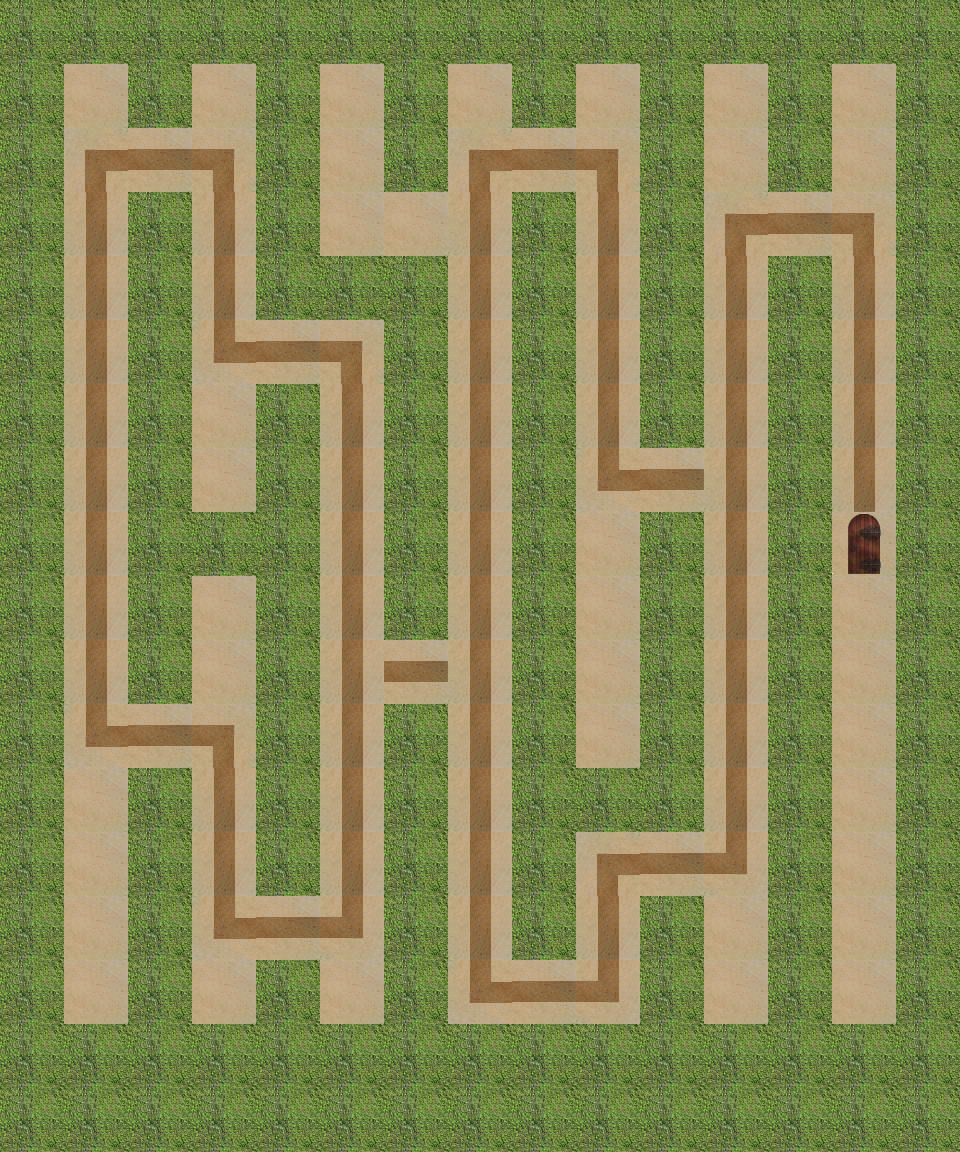

This game map was drawn from its Tiled (.tmx) file and the tilesets committed beside it. A one-line description and the trimmed map source follow:
An orthogonal 15x18 tile map with 64x64 px tiles, 4 tile layers (path, wall, hint, end), 1 hidden layer not drawn.

<map version="1.0" orientation="orthogonal" renderorder="right-down" width="15" height="18" tilewidth="64" tileheight="64">
 <properties>
  <property name="bestTimePossible" value="14.63" />
  <property name="viewSize" value="5" />
 </properties>
 <tileset firstgid="1" name="sandbush" tilewidth="64" tileheight="64">
  <image source="sandbush.png" width="256" height="192" />
 </tileset>
 <layer name="path" width="15" height="18">
  <data>[270 cells, 113 non-empty, 1 distinct tile ids]</data>
 </layer>
 <layer name="wall" width="15" height="18">
  <data>[270 cells, 157 non-empty, 1 distinct tile ids]</data>
 </layer>
 <layer name="hint" width="15" height="18">
  <data>[270 cells, 77 non-empty, 6 distinct tile ids]</data>
 </layer>
 <layer name="start" width="15" height="18" visible="0">
  <data>[270 cells, 1 non-empty, 1 distinct tile ids]</data>
 </layer>
 <layer name="end" width="15" height="18">
  <data>[270 cells, 1 non-empty, 1 distinct tile ids]</data>
 </layer>
</map>
